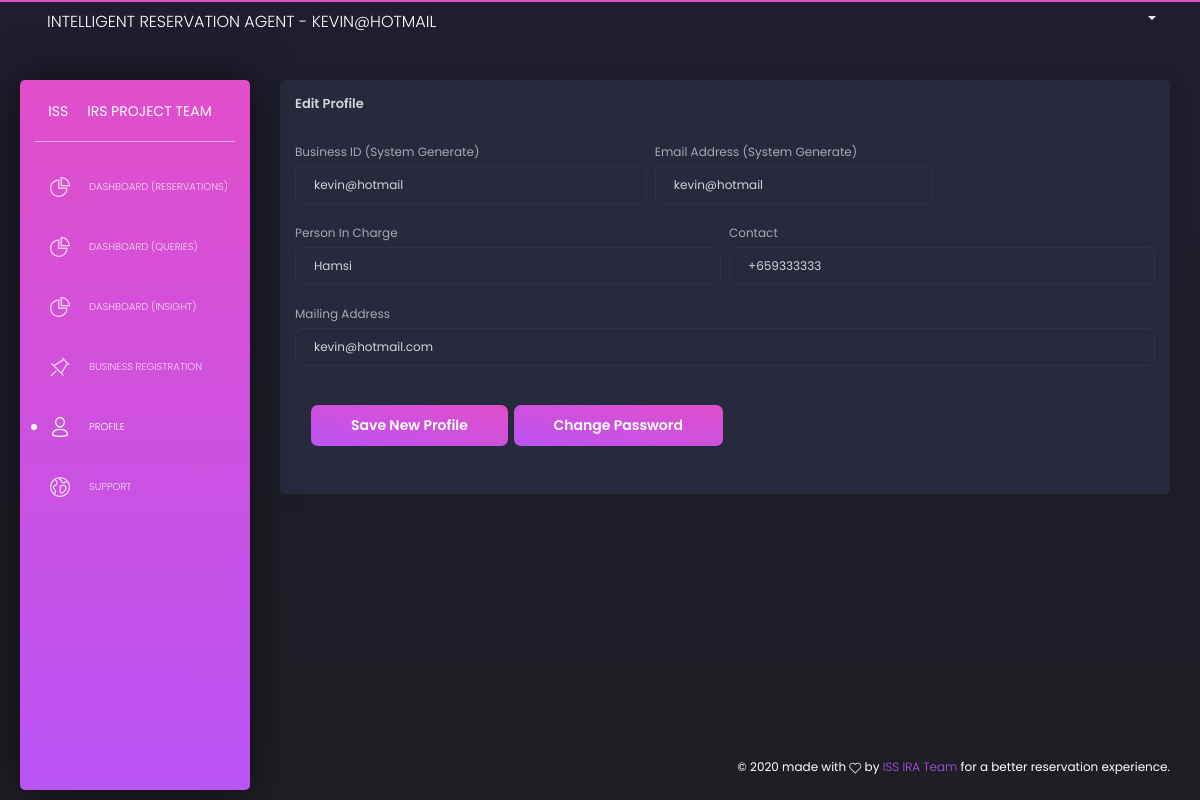
The app's page /intelligentreservationagent/business_profile (signed in) with its own data.
### nus/models.py (models this page shows, shortened)
class business_register(models.Model):
    business_id = models.CharField(max_length=50,default="SOME STRING")
    business_email = models.CharField(max_length=50,default="SOME STRING")
    business_incharge_person = models.CharField(max_length=50,default="SOME STRING")
    business_password = models.CharField(max_length=50,default="SOME STRING")
    business_contact = models.CharField(max_length=50,blank=True, null=True)
    business_mail_address = models.CharField(max_length=50,blank=True, null=True)

### nus/views.py (the view, shortened to what this page needs)
def business_profile(request):
	ngrok_address2 = ngrok_address
	if request.session.has_key('username'):
		username=request.session['username']
		template = loader.get_template("business_profile.html")
		d = business_register.objects.get(business_email=username)
		return HttpResponse(template.render(locals(),request))
	else:
		return redirect('/intelligentreservationagent/login_business')

### nus/templates/Business_profile.html (shortened to what this page needs)
{% load static %}
<html lang="en">
<head>
  <link href="https://use.fontawesome.com/releases/v5.0.6/css/all.css" rel="stylesheet">
  <link href="../nus/static/assets/css/nucleo-icons.css" rel="stylesheet" />
  <link href="../nus/static/assets/css/black-dashboard.css?v=1.0.0" rel="stylesheet" />
  <link href="../nus/static/assets/demo/demo.css" rel="stylesheet" />
</head>
<body class="">
  <div class="wrapper">
    <div class="sidebar">
      <div class="sidebar-wrapper">
        <div class="logo">
          <a href="javascript:void(0)" class="simple-text logo-mini">
            ISS
          </a>
          <a href="javascript:void(0)" class="simple-text logo-normal">
            IRS Project Team
          </a>
        </div>
        <ul class="nav">
          <li>
            <a href="{{ngrok_address2}}intelligentreservationagent/business_dashboard">
              <i class="tim-icons icon-chart-pie-36"></i>
              <p>Dashboard (Reservations)</p>
            </a>
          </li>
          <li>
            <a href="{{ngrok_address2}}intelligentreservationagent/business_dashboard2">
              <i class="tim-icons icon-chart-pie-36"></i>
              <p>Dashboard (Queries)</p>
            </a>
          </li>
          <li>
            <a href="{{ngrok_address2}}intelligentreservationagent/business_dashboard3">
              <i class="tim-icons icon-chart-pie-36"></i>
              <p>Dashboard (Insight)</p>
            </a>
          </li>
          <li>
            <a href="{{ngrok_address2}}intelligentreservationagent/business_registration">
              <i class="tim-icons icon-pin"></i>
              <p>Business Registration</p>
            </a>
          </li>
          <li  class="active">
            <a href="{{ngrok_address2}}intelligentreservationagent/business_profile">
              <i class="tim-icons icon-single-02"></i>
              <p>Profile</p>
            </a>
          </li>
          <li>
            <a href="{{ngrok_address2}}intelligentreservationagent/business_support">
              <i class="tim-icons icon-world"></i>
              <p>Support</p>
            </a>
          </li>
        </ul>
      </div>
    </div>
    <div class="main-panel">
      <nav class="navbar navbar-expand-lg navbar-absolute navbar-transparent">
        <div class="container-fluid">
          <div class="navbar-wrapper">
            <a class="navbar-brand" href="javascript:void(0)">Intelligent Reservation Agent - {{ username }}</a>
          </div>
          <div class="collapse navbar-collapse" id="navigation">
            <ul class="navbar-nav ml-auto">
              <li class="dropdown nav-item">
                <a href="#" class="dropdown-toggle nav-link" data-toggle="dropdown">
                  <b class="caret d-none d-lg-block d-xl-block"></b>
                </a>
              </li>
            </ul>
          </div>
        </div>
      </nav>
      <div class="content">
        <div class="row">
          <div class="col-12">
            <div class="card">
              <div class="card-header">
                <h5 class="title">Edit Profile</h5>
              </div>
              <div class="card-body">
                <form action="{% url 'business_profile' %}" method="post">
                  {% if not check %}
                  <div class="row">
                    <div class="col-md-5 pr-md-1">
                      <div class="form-group">
                        <label>Business ID (System Generate)</label>
                        <input type="text" class="form-control" name="Business_id" onkeypress="return false;" placeholder="Business ID" value="{{ d.business_id }}">
                      </div>
                    </div>
                    <div class="col-md-4 pl-md-1">
                      <div class="form-group">
                        <label for="exampleInputEmail1">Email Address (System Generate)</label>
                        <input type="email" class="form-control" name="email_address" onkeypress="return false;" placeholder="Email Address" Value="{{ d.business_email }}">
                      </div>
                    </div>
                  </div>
                  <div class="row">
                    <div class="col-md-6 pr-md-1">
                      <div class="form-group">
                        <label>Person In Charge</label>
                        <input type="text" class="form-control" name="person" placeholder="Name" value="{{ d.business_incharge_person }}" required="">
                      </div>
                    </div>
                    <div class="col-md-6 pl-md-1">
                      <div class="form-group">
                        <label>Contact</label>
                        <input type="text" class="form-control" name="contact" placeholder="Contant Number" value="{{ d.business_contact }}" required="">
                      </div>
                    </div>
                  </div>
                  <div class="row">
                    <div class="col-md-12">
                      <div class="form-group">
                        <label>Mailing Address</label>
                        <input type="text" class="form-control" name="address" placeholder="Business Address" value="{{ d.business_mail_address }}" required="">
                      </div>
                    </div>
                  </div>
                  <div class="card-footer">
                    <button type="submit" class="btn btn-fill btn-primary" name="save">Save New Profile</button>
                    <button type="submit" class="btn btn-fill btn-primary" name="change">Change Password</button>
                  </div>
                  {% endif %}
                </form>
              </div>
            </div>
          </div>
        </div>
      </div>
      <footer class="footer">
        <div class="container-fluid">
          <div class="copyright">
            ©
             made with <i class="tim-icons icon-heart-2"></i> by
            <a href="javascript:void(0)" target="_blank">ISS IRA Team</a> for a better reservation experience.
          </div>
        </div>
      </footer>
    </div>
  </div>
</body>
</html>

### records on screen
business_register: Business_id "kevin@hotmail", email_address "kevin@hotmail", person "Hamsi", contact "+659333333", address "kevin@hotmail.com"

### other values on screen
{{ username }} "KEVIN@HOTMAIL"
